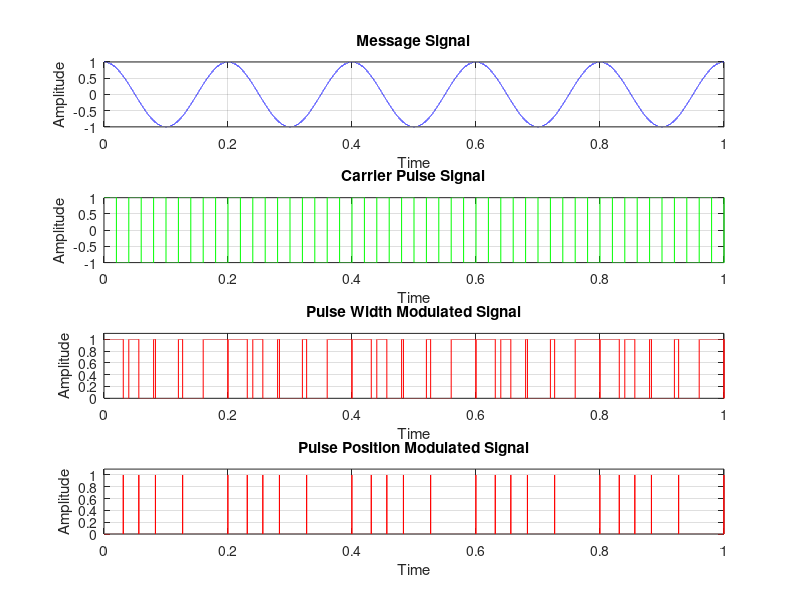

Write MATLAB code to recreate this figure.
% Clear The Workspace

clc;
clearvars;


% Load Signal Package For Octave (Not Neccessary For MATLAB)

pkg load signal;


% Define Time Vector

time = 0:0.00001:1; % Resizing For Avoiding Index Error


% Generating Message Signal

message_amplitude = 1;
message_frequency = 5;

message_signal = message_amplitude .* cos(2 * pi * message_frequency * time);


% Generating Carrier Sawtooth Signal

pulse_frequency = 25;
pulse_angle = 2 * pi * pulse_frequency * time;

carrier_signal = square(pulse_angle) % Generating Square Wave As Carrier


% Generating Pulse Width Modulation Signal

s_tooth = 1.01 * message_amplitude .* sawtooth(pulse_angle);

pwm_signal = zeros(1, length(time));

for i = 1:length(time)
  if (message_signal(i) >= s_tooth(i))
    pwm_signal(i) = 1;
  else
    pwm_signal(i) = 0;
  end
  
end

% Generating Pulse Width Modulation Signal

ppm_signal = zeros(1, length(time));

for i = 1:(length(s_tooth) - 1)
  if (pwm_signal(i) == 1 && pwm_signal(i + 1) == 0)
    ppm_signal(i) = 1;
  else
    ppm_signal(i) = 0;
  end
  
 end


% Ploting Signals

subplot(4, 1, 1);
plot(time, message_signal, 'b');
title('Message Signal');
xlabel('Time');
ylabel('Amplitude');
xlim([0, 1]);
grid on;

subplot(4, 1, 2);
plot(time, carrier_signal, 'g');
title('Carrier Pulse Signal');
xlabel('Time');
ylabel('Amplitude');
xlim([0, 1]);
grid on;

subplot(4, 1, 3);
plot(time, pwm_signal, 'r');
title('Pulse Width Modulated Signal');
xlabel('Time');
ylabel('Amplitude');
axis([0 1 0 1.1]);
grid on;

subplot(4, 1, 4);
plot(time, ppm_signal, 'r');
title('Pulse Position Modulated Signal');
xlabel('Time');
ylabel('Amplitude');
axis([0 1 0 1.1]);
grid on;

